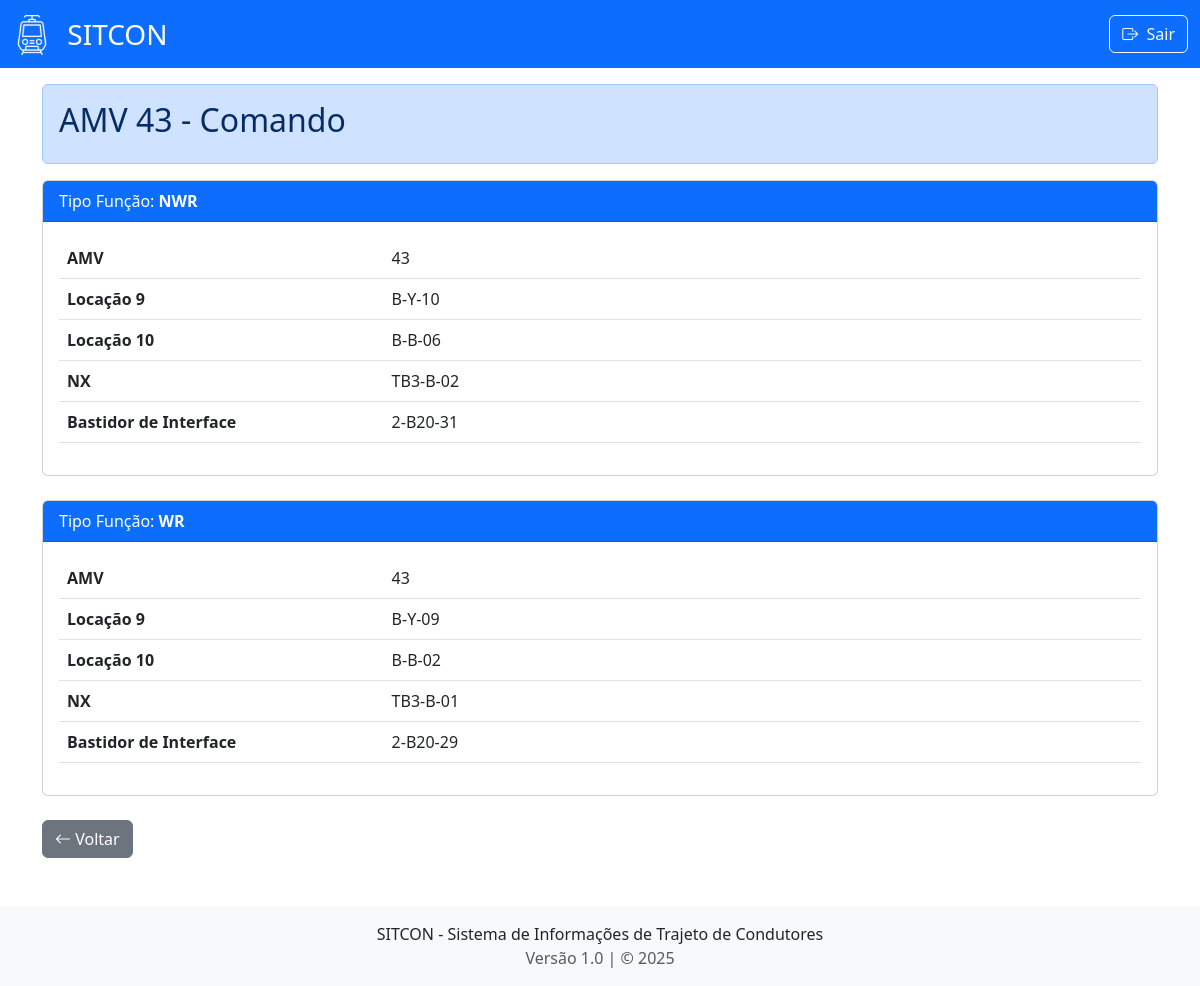
Page /amv_comando/43 (signed in) on the committed database.
### models.py (models this page shows, shortened)
class AMV(db.Model):
    __tablename__ = 'amv'
    idamv = db.Column(db.Integer, primary_key=True)
    tipofuncao = db.Column(db.String(5), primary_key=True)
    L1 = db.Column(db.String(8), nullable=True)
    L2 = db.Column(db.String(8), nullable=True)
    L3 = db.Column(db.String(8), nullable=True)
    L4 = db.Column(db.String(8), nullable=True)
    L5 = db.Column(db.String(8), nullable=True)
    L6 = db.Column(db.String(8), nullable=True)
    L7 = db.Column(db.String(8), nullable=True)
    L9 = db.Column(db.String(8), nullable=True)
    L10 = db.Column(db.String(8), nullable=True)
    tower = db.Column(db.String(8), nullable=True)
    interface = db.Column(db.String(8), nullable=True)
    L14 = db.Column(db.String(8), nullable=True)
    L15 = db.Column(db.String(8), nullable=True)
    L16 = db.Column(db.String(8), nullable=True)
    L17 = db.Column(db.String(8), nullable=True)
    L18 = db.Column(db.String(8), nullable=True)
    L20 = db.Column(db.String(8), nullable=True)
    L21 = db.Column(db.String(8), nullable=True)
    L22 = db.Column(db.String(8), nullable=True)
    L23 = db.Column(db.String(8), nullable=True)

### app.py (the view)
@app.route('/amv_comando/<amv_id>')
def amv_comando(amv_id):
    return mostrar_amv(amv_id, tipo='Comando')

### templates/amv_detail.html (shortened to what this page needs)
<!DOCTYPE html>
<html>
  <head>
    <link href="https://cdn.jsdelivr.net/npm/bootstrap@5.3.0/dist/css/bootstrap.min.css" rel="stylesheet" />
    <link rel="stylesheet" href="https://cdn.jsdelivr.net/npm/bootstrap-icons@1.10.0/font/bootstrap-icons.css"/>
  </head>
  <body>
    <nav class="navbar bg-primary navbar-dark">
      <div class="container-fluid">
        <a class="navbar-brand" href="/sitcon" style="font-size: 28px">
          <img
            src="{{ url_for('static', filename='images/train3.png') }}"
            alt="Logo SITCON"
            width="40"
            height="40"
            class="d-inline-block align-text-top me-2"
          /> SITCON
        </a>
        <div class="d-flex">
          <a href="{{ url_for('logout') }}" class="btn btn-outline-light">
            <i class="bi bi-box-arrow-right me-1"></i> Sair
          </a>
        </div>
      </div>
    </nav>
    <div class="container mt-3">
      <div
        class="alert {{ 'alert-primary' if tipo == 'Comando' else 'alert-success' }}"
      >
        <h2>AMV {{ amv_id }} - {{ tipo }}</h2>
      </div>
      {% for registro in registros %}
      <div class="card mb-4">
        <div
          class="card-header bg-{{ 'primary' if tipo == 'Comando' else 'success' }} text-white"
        >
          Tipo Função: <strong>{{ registro.tipofuncao }}</strong>
        </div>
        <div class="card-body">
          <table class="table">
            <tbody>
              {% for nome, valor in registro.items() %} {% if nome !=
              'tipofuncao' %}
              <tr>
                <td width="30%"><strong>{{ nome }}</strong></td>
                <td>{{ valor }}</td>
              </tr>
              {% endif %} {% endfor %}
            </tbody>
          </table>
        </div>
      </div>
      {% endfor %}
      <a href="/amv" class="btn btn-secondary"><i class="bi bi-arrow-left"></i> Voltar</a>
    </div>
      <footer class="mt-5 py-3 bg-light">
      <div class="container text-center">
        <p class="mb-0">SITCON - Sistema de Informações de Trajeto de Condutores</p>
        <p class="mb-0 text-muted">Versão 1.0 | &copy; 2025</p>
      </div>
    </footer>
  </body>
</html>

### rows in the picture
AMV: tipofuncao "NWR", registro "AMV", registro "43", nome "Locação 9", L9 "B-Y-10", nome "Locação 10", L10 "B-B-06", nome "NX", tower "TB3-B-02", nome "Bastidor de Interface", interface "2-B20-31"
AMV: tipofuncao "WR", registro "AMV", registro "43", nome "Locação 9", L9 "B-Y-09", nome "Locação 10", L10 "B-B-02", nome "NX", tower "TB3-B-01", nome "Bastidor de Interface", interface "2-B20-29"

### other values in the picture
{{ amv_id }} "43"
{{ tipo }} "Comando"
